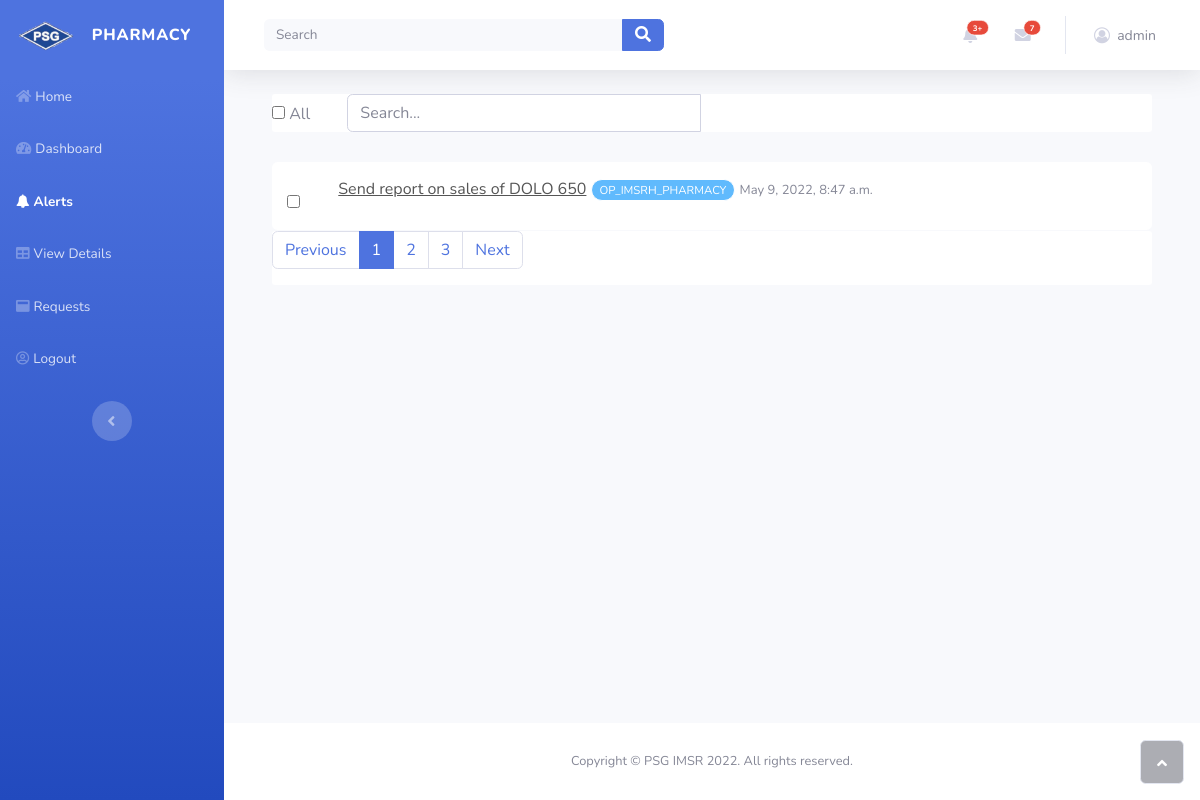
The app's page /psg/alerts/ (signed in) with its own data.
### psg_pharmacy/models.py (models this page shows, shortened)
class Messages(models.Model):
    message = models.CharField(max_length=50)
    from_user = models.CharField(max_length=30)
    to_user = models.CharField(max_length=30)
    time = models.DateTimeField(auto_now_add=True)

### psg_pharmacy/views.py (the view)
# urls.py: path('alerts/', views.alerts, name='alerts'),
def alerts(request):
    if request.user.is_authenticated:
        name = request.user.username
        message = Messages.objects.all()
        for m in message:
            if request.user.username == "admin":
                print("its me ",request.user)
                return render(request, 'alerts.html', {'username': name,"message" : message})
            elif request.user.username == m.to_user:
                return render(request, 'alerts.html', {'username': name,"message" : message})
    else:
        return render(request, "login.html")

### psg_pharmacy/templates/alerts.html (shortened to what this page needs)
{% load static %}
<!DOCTYPE html>
<html>
<head>
    <link rel="stylesheet" href="{% static 'bootstrap/css/bootstrap.min.css' %}">
    <link rel="stylesheet" href="{% static 'css/Nunito.css' %}">
    <link rel="stylesheet" href="https://use.fontawesome.com/releases/v5.12.0/css/all.css">
    <link rel="stylesheet" href="https://cdnjs.cloudflare.com/ajax/libs/font-awesome/4.7.0/css/font-awesome.min.css">
    <link rel="stylesheet" href="{% static 'fonts/fontawesome5-overrides.min.css' %}">
    <link rel="stylesheet" href="{% static 'css/alert.css' %}">
    <link rel="stylesheet" href="{% static 'css/Carousel_Image_Slider-1.css' %}">
    <link rel="stylesheet" href="{% static 'css/Carousel_Image_Slider.css' %}">
</head>
<body id="page-top">
    <div id="wrapper">
        <nav class="navbar navbar-dark align-items-start sidebar sidebar-dark accordion bg-gradient-primary p-0">
            <div class="container-fluid d-flex flex-column p-0"><a class="navbar-brand d-flex justify-content-center align-items-center sidebar-brand m-0" href="{% url 'index' %}"><img src="{% static 'img/android-chrome-192x192.png' %}" style="width: 59px;">
                    <div class="sidebar-brand-text mx-3"><span>Pharmacy</span></div>
                </a>
                <ul class="navbar-nav text-light" id="accordionSidebar">
                    <li class="nav-item"><a class="nav-link" href="{% url 'index' %}"><i class="fas fa-home"></i><span>Home</span></a><a class="nav-link" href="{% url 'dashboard' %}"><i class="fas fa-tachometer-alt"></i><span>Dashboard</span></a></li>
                    <li class="nav-item"><a class="nav-link active" href="{% url 'alerts' %}"><i class="fa fa-bell"></i><span>Alerts</span></a></li>
                    <li class="nav-item"><a class="nav-link" href="{% url 'details' %}"><i class="fas fa-table"></i><span>View Details</span></a></li>
                    <li class="nav-item"><a class="nav-link" href="{% url 'requests' %}"><i class="fas fa-window-maximize"></i><span>Requests</span></a><a class="nav-link" href="{% url 'signin' %}"><i class="far fa-user-circle"></i><span>Logout</span></a></li>
                </ul>
                <div class="text-center d-none d-md-inline"><button class="btn rounded-circle border-0" id="sidebarToggle" type="button"></button></div>
            </div>
        </nav>
        <div class="d-flex flex-column" id="content-wrapper">
            <div id="content">
                <nav class="navbar navbar-light navbar-expand bg-white shadow mb-4 topbar static-top">
                    <div class="container-fluid"><button class="btn btn-link d-md-none rounded-circle me-3" id="sidebarToggleTop" type="button"></button>
                        <form class="d-none d-sm-inline-block me-auto ms-md-3 my-2 my-md-0 mw-100 navbar-search">
                            <div class="input-group"><input class="bg-light form-control border-0 small" type="text" placeholder="Search"><button class="btn btn-primary py-0" type="button"><i class="fas fa-search"></i></button></div>
                        </form>
                        <ul class="navbar-nav flex-nowrap ms-auto">
                            <li class="nav-item dropdown no-arrow mx-1">
                                <div class="nav-item dropdown no-arrow"><a class="dropdown-toggle nav-link" aria-expanded="false" data-bs-toggle="dropdown" href="#"><span class="badge bg-danger badge-counter">3+</span><i class="fas fa-bell fa-fw"></i></a>
                                </div>
                            </li>
                            <li class="nav-item dropdown no-arrow mx-1">
                                <div class="nav-item dropdown no-arrow"><a class="dropdown-toggle nav-link" aria-expanded="false" data-bs-toggle="dropdown" href="#"><span class="badge bg-danger badge-counter">7</span><i class="fas fa-envelope fa-fw"></i></a>
                                </div>
                            </li>
                            <li class="nav-item dropdown no-arrow">
                                <div class="nav-item dropdown no-arrow"><a class="dropdown-toggle nav-link" aria-expanded="false" data-bs-toggle="dropdown" href="#"><i class="fa fa-user-circle-o" style="width: 16px;"></i><span class="d-none d-lg-inline me-2 text-gray-600 small">&nbsp; {{username}}</span></a>
                                </div>
                            </li>
                        </ul>
                    </div>
                </nav><link rel="stylesheet" href="https://cdnjs.cloudflare.com/ajax/libs/material-design-iconic-font/2.2.0/css/material-design-iconic-font.min.css">
<link rel="stylesheet" href="{% static 'css/alert.css' %}">
<div class="container">
<section class="content inbox">
    <div class="container-fluid">
        <div class="row clearfix">
            <div class="col-lg-12">
                <div class="card action_bar">
                    <div class="body">
                        <div class="row clearfix">
                            <div class="col-lg-1 col-md-2 col-3">
                                <div class="checkbox inlineblock delete_all">
                                    <input id="deleteall" type="checkbox">
                                    <label for="deleteall">
                                        All
                                    </label>
                                </div>
                            </div>
                            <div class="col-lg-5 col-md-4 col-6">
                                <div class="input-group search">
                                    <input type="text" class="form-control" placeholder="Search...">
                                </div>
                            </div>
                        </div>
                    </div>
                </div>
            </div>
        </div>
        <div class="row clearfix">
            <div class="col-md-12 col-lg-12 col-xl-12">
                <ul class="mail_list list-group list-unstyled">
                    {% for m in message %}
                    <li class="list-group-item">
                        <div class="media">
                            {% if m.to_user == request.user.username %}
                            <div class="pull-left">
                                <div class="controls">
                                    <div class="checkbox">
                                        <input type="checkbox" id="basic_checkbox_1">
                                        <label for="basic_checkbox_1"></label>
                                    </div>
                                </div>
                            </div>
                            <div class="media-body">
                                <div class="media-heading">
                                    <a href="alerts-info.html" class="m-r-10">{{m.message}}</a>
                                    <span class="badge bg-blue">{{m.from_user}}</span>
                                    <small class="float-right text-muted"><time class="hidden-sm-down" datetime="2017">{{m.time}}</time></small>
                                </div>
                            </div>
                        </div>
                        {% endif %}
                        {% endfor %}
                    </li>
                </ul>
                <div class="card m-t-5">
                    <div class="body">
                        <ul class="pagination pagination-primary m-b-0">
                            <li class="page-item"><a class="page-link" href="javascript:void(0);">Previous</a></li>
                            <li class="page-item active"><a class="page-link" href="javascript:void(0);">1</a></li>
                            <li class="page-item"><a class="page-link" href="javascript:void(0);">2</a></li>
                            <li class="page-item"><a class="page-link" href="javascript:void(0);">3</a></li>
                            <li class="page-item"><a class="page-link" href="javascript:void(0);">Next</a></li>
                        </ul>
                    </div>
                </div>
            </div>
        </div>
    </div>
</section>
 </div>
            </div>
            <footer class="bg-white sticky-footer">
                <div class="container my-auto">
                    <div class="text-center my-auto copyright"><span>Copyright © PSG IMSR 2022. All rights reserved.</span></div>
                </div>
            </footer>
        </div><a class="border rounded d-inline scroll-to-top" href="#page-top"><i class="fas fa-angle-up"></i></a>
    </div>
</body>
</html>

### psg_pharmacy/static/css/alert.css (style rules this page uses)
body { background: #FDFDFF; }
.badge { border-radius: 8px; padding: 4px 8px; text-transform: uppercase; font-size: .7142em; line-height: 12px; background-color: transparent; border: 1px solid; margin-bottom: 5px; border-radius: .875rem; }
.bg-blue { background-color: #60bafd !important; color: #fff; }
.card { background: #fff; margin-bottom: 30px; transition: .5s; border: 0; border-radius: .1875rem; display: inline-block; position: relative; width: 100%; box-shadow: none; }
.inbox .action_bar .delete_all { margin-bottom: 0; margin-top: 8px; }
.inbox .action_bar .btn, .inbox .action_bar .search { margin: 0; }
.inbox .mail_list .list-group-item { border: 0; padding: 15px; margin-bottom: 1px; }
.inbox .mail_list .list-group-item .media { margin: 0; width: 100%; }
.inbox .mail_list .list-group-item .controls { display: inline-block; margin-right: 10px; vertical-align: top; text-align: center; margin-top: 11px; }
.inbox .mail_list .list-group-item .controls .checkbox { display: inline-block; }
.inbox .mail_list .list-group-item .controls .checkbox label { margin: 0; padding: 10px; }
.inbox .mail_list .list-group-item .media-heading a { color: #555; font-weight: normal; }
.inbox .mail_list .list-group-item .media-heading time { font-size: 13px; margin-right: 10px; }
.inbox .mail_list .list-group-item .media-heading .badge { margin-bottom: 0; border-radius: 50px; font-weight: normal; }

### records on screen
Messages: message "Send report on sales of DOLO 650", from_user "OP_IMSRH_PHARMACY", time "May 9, 2022, 8:47 a.m."

### other values on screen
{{ username }} "admin"
